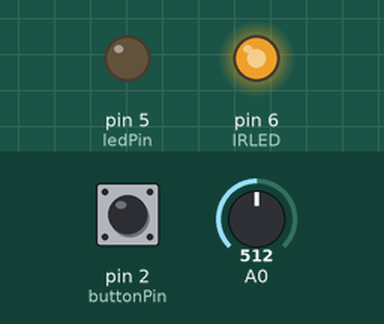
Simulated run of this sketch. Board: Arduino Uno, built with avr-gcc and run on an emulated ATmega328P. On the bench: output pins drawn as LEDs (lit = HIGH). Inputs (shaded band) come from the test bench; at power-on: pin 2 (buttonPin) HIGH, A0 = 512. What the sketch prints to the serial monitor is not drawn.

Above: at 1.2 s.
1.3 s: pin 2 (buttonPin) pulled LOW for 0.15 s
At 1.54 s:
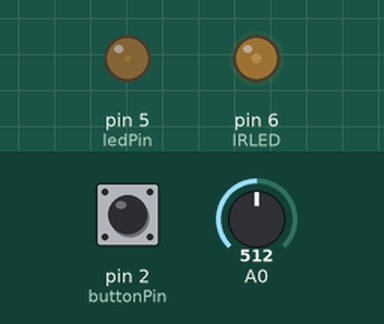
At 2.38 s:
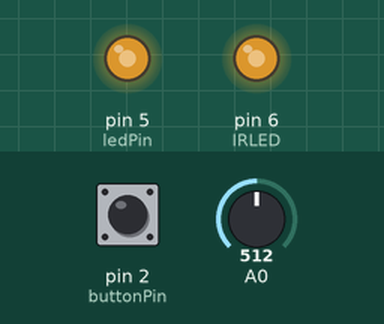
4.3 s: pin 2 (buttonPin) pulled LOW for 1 s
7.3 s: pin 2 (buttonPin) pulsed LOW 5 times (0.12 s each, 0.3 s apart)
At 7.79 s:
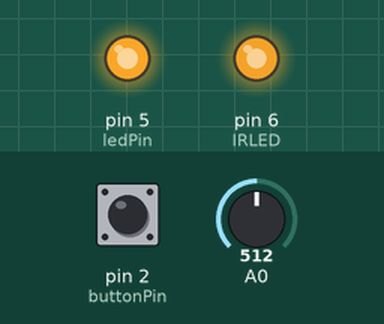
10.3 s: A0 set to 0
13.3 s: pin 2 (buttonPin) pulled LOW for 3.2 s
18.0 s: pin 2 (buttonPin) pulsed LOW 2 times (0.12 s each, 0.3 s apart)
At 18.86 s:
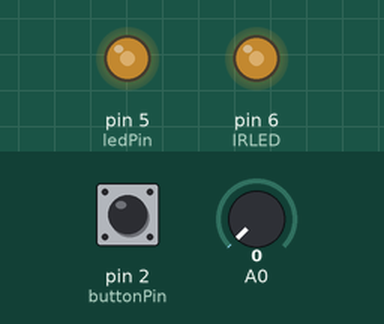
Timing chart, 0 to 22.0 s (numbered marks = the images above; inputs shaded):
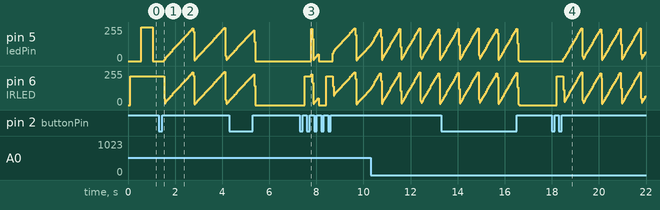

The sketch:

START-STOP_TEST_DEBOUNCE_ARDUINO_UNO.ino
```cpp
//Start-stop Test with LED

int i = 0;

const int buttonPin = 2;     // the number of the pushbutton pin
const int ledPin =  5;    //use 5 for PWM as well
const int IRLED = 6;

const int STOP = 0;
const int RUN = 1;
const int TEST = 2;
const int LIGHTUP = 0;
const int LIGHTDOWN = 1;

int testDirection = LIGHTUP;

int runMode = 0;
int runningState = 0;

int ledState = HIGH;         // the current state of the output pin
int buttonState = 0;         // variable for reading the pushbutton status// the current reading from the input pin
int lastButtonState = LOW;   // the previous reading from the input pin

// the following variables are unsigned longs because the time, measured in
// milliseconds, will quickly become a bigger number than can be stored in an int.
unsigned long lastDebounceTime = 0;  // the last time the output pin was toggled
unsigned long debounceDelay = 50;    // the debounce time; increase if the output flickers

unsigned long oldRunBlinkTime = 0;
unsigned long runBlinkInterval = 500;   //to blink every half second

void setup() {
  pinMode(buttonPin,INPUT_PULLUP);
  pinMode(ledPin, OUTPUT);
  pinMode(IRLED, OUTPUT);
  Serial.begin(9600);
  //Serial.println("Start-Stop Test");
  Serial.println("Photodiode");

    // set initial LED state
  digitalWrite(ledPin, ledState);

}

void loop() {
  checkModeButton();

}

void checkModeButton(){
  // read the state of the switch into a local variable:
  int reading = digitalRead(buttonPin);

  // check to see if you just pressed the button
  // (i.e. the input went from LOW to HIGH), and you've waited long enough
  // since the last press to ignore any noise:

  // If the switch changed, due to noise or pressing:
  if (reading != lastButtonState) {
    // reset the debouncing timer
    lastDebounceTime = millis();
  }

  if ((millis() - lastDebounceTime) > debounceDelay) {
    // whatever the reading is at, it's been there for longer than the debounce
    // delay, so take it as the actual current state:

    // if the button state has changed:
    if (reading != buttonState) {
      buttonState = reading;

      // only toggle the LED if the new button state is HIGH
      if (buttonState == HIGH) {
        //ledState = !ledState;
        //cycle between the 3 running modes:
        //but forst, reset everything
        runningState = LOW;
        runMode ++;
        if (runMode > 2){
          runMode = 0;
          runningState = LOW;
        }
        if (runMode == 1){
          runningState = HIGH;
          oldRunBlinkTime = millis();
        }
        else {
          runningState = LOW;
        }
        //Serial.print ("RUN MODE = ");
        //Serial.println(runMode);
        //blinkIndicator(runMode,runningState);
      }
    }
  }

  // set the LED:
  //digitalWrite(ledPin, ledState);
  blinkIndicator(runMode,runningState);

  // save the reading. Next time through the loop, it'll be the lastButtonState:
  lastButtonState = reading;
}

void blinkIndicator(int mode, int runState){
  //ledStatus: is it in stop mode, run mode or test mode

  if (mode == STOP){
    ledState = LOW;
    digitalWrite(IRLED,LOW);

  }
  else if (mode == RUN){
     digitalWrite(IRLED,LOW);
     if (runState == HIGH){
        runProgram();

        //flash the RED led for as long as we're in run mode

        if (millis() - oldRunBlinkTime > runBlinkInterval){
          ledState = !ledState;
          //reset Blink Time
          oldRunBlinkTime = millis();
        }


    }

  }
  else if (mode == TEST){
    testProgram();
    ledState = LOW;
    digitalWrite(IRLED,LOW);

  }

  digitalWrite(ledPin, ledState);

}

void runProgram(){
  digitalWrite(IRLED,HIGH);
}

void testProgram(){

    //we are avoiding the blocking nature of for loops, without having to break...

    analogWrite(IRLED,i);
    analogWrite(ledPin,i);
    delay(3);
    //Serial.println(i);
    Serial.println(analogRead(A0));
    i++;
    if (i > 255){
      i = 0;
    }
}
```
